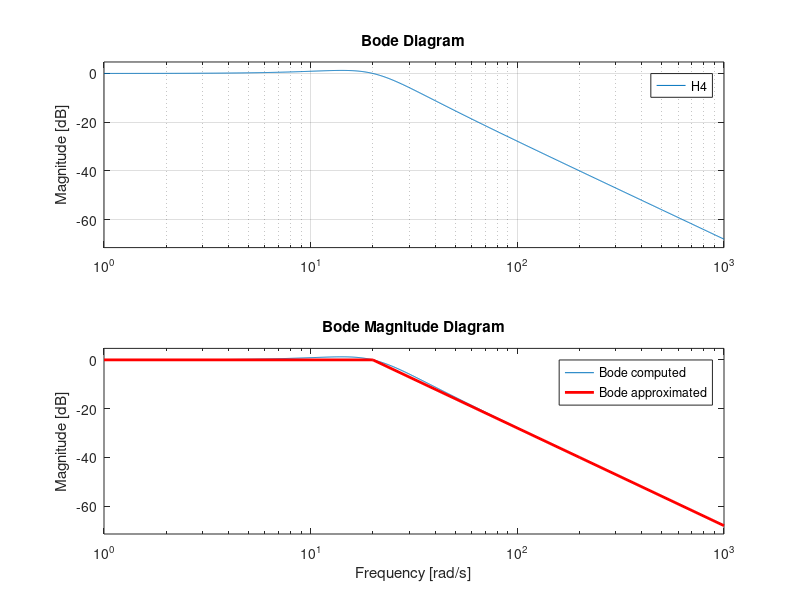

This chart was generated by the following MATLAB code:
clc
clear
close all

H = tf([3*1e4],[1 8000]);
bode(H)

%% compare bode to approximated bode

bodemag(H); grid
hold on
semilogx([1e2, 8e3, 8e4, 1e5, 1e6],[12, 12, 12-20, -10, -30], 'LineWidth', 2, 'Color', 'r')
legend('Bode computed', 'Bode approximated')
hold off

%% ex2

H2 = tf([3],[1 2]);
bode(H2), grid;

%% compare bode to approximated bode

bodemag(H2); grid
hold on
semilogx([1e-1, 2, 10, 20, 1e2],[4, 4, -10, -16, -30], 'LineWidth', 2, 'Color', 'r')
legend('Bode computed', 'Bode approximated')
hold off

%% ex3

H3 = tf(3,[1 2 0]);
bode(H3), grid;

%% compare bode to approximated bode

bodemag(H3); grid
hold on
semilogx([1e-1, 1.5, 2, 20, 100], [24, 0, -2, -42, -70], 'LineWidth', 2, 'Color', 'r')
legend('Bode computed', 'Bode approximated')
hold off

%% ex4

H4 = tf(400, [1 20 400]);
bode(H4), grid;

%% compare bode to approx

bodemag(H4); grid
hold on
semilogx([1, 20, 200, 1e3], [0, 0, -40, -68], 'LineWidth', 2, 'Color', 'r')
legend('Bode computed', 'Bode approximated')
hold off
